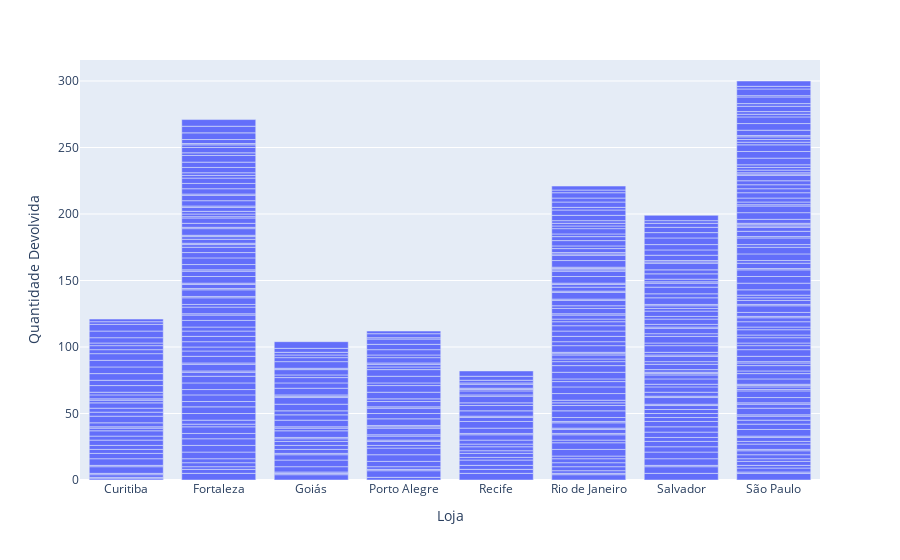

The cell this chart's notebook holds for it:
### Code cell
grafico = px.bar(t_Dev,x= 'Loja',y='Quantidade Devolvida')
grafico.show()

### Figure 1 — Plotly figure (JSON) as saved in the notebook; plotly's stock layout.template omitted (floating-point values rounded to 4 significant figures; data arrays with more than 128 entries replaced by an {"elided": "..."} marker saying what was removed)
{"data": [{"alignmentgroup": "True", "hovertemplate": "Loja=%{x}<br>Quantidade Devolvida=%{y}<extra></extra>", "legendgroup": "", "marker": {"color": "#636efa", "pattern": {"shape": ""}}, "name": "", "offsetgroup": "", "orientation": "v", "showlegend": false, "textposition": "auto", "type": "bar", "x": {"elided": "461 str values"}, "xaxis": "x", "y": {"elided": "461 int values"}, "yaxis": "y"}], "layout": {"autosize": true, "barmode": "relative", "legend": {"tracegroupgap": 0}, "margin": {"t": 60}, "xaxis": {"anchor": "y", "autorange": true, "domain": [0, 1], "range": [-0.5, 7.5], "title": {"text": "Loja"}, "type": "category"}, "yaxis": {"anchor": "x", "autorange": true, "domain": [0, 1], "range": [0, 315.8], "title": {"text": "Quantidade Devolvida"}, "type": "linear"}}}
